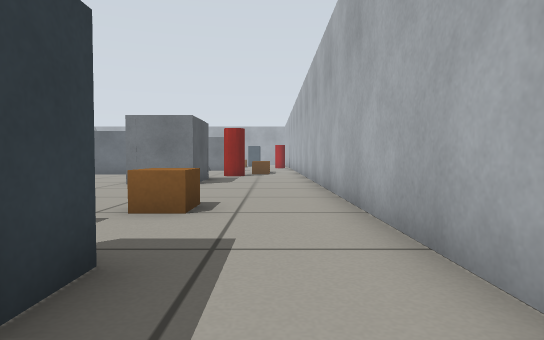
view 1 (above)

20 first-person views from a walk through a Gazebo world. The camera is 0.39 m above the floor, tilts 2° down and sees 75° across. The floor is counted in squares, 0.5 m on a side. Each view is taken from the middle of a square. On the plan, view 1 faces up. The plan holds only what a view shows up to about 11 squares ahead; the rest is blank.

view 2
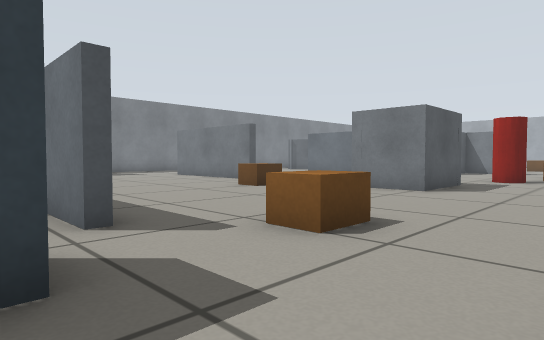

view 3
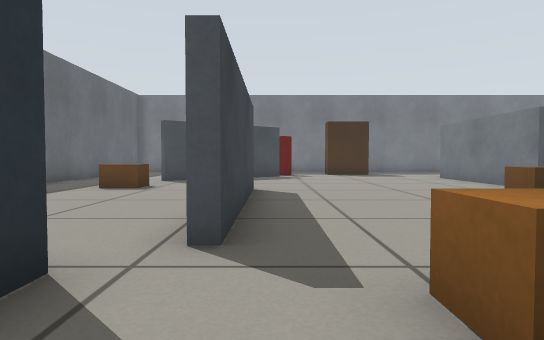

view 4
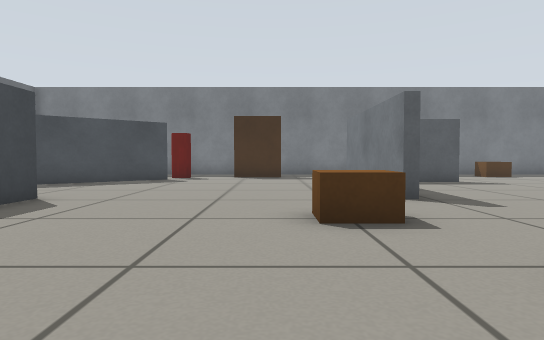

view 5
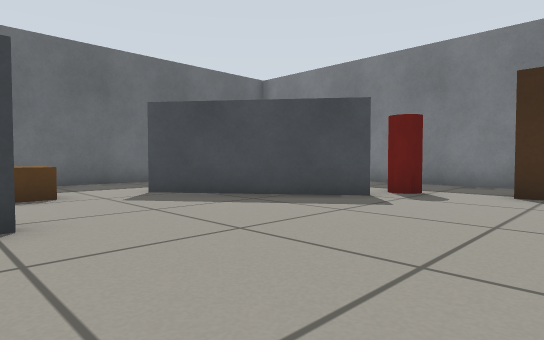

view 6
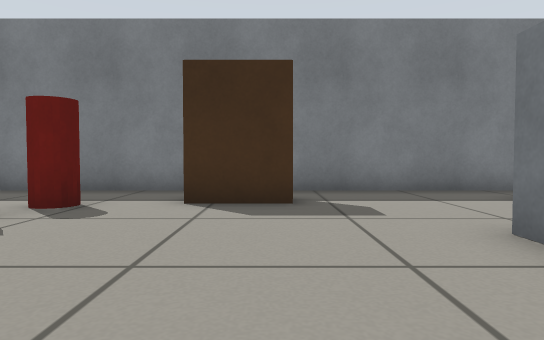

view 7
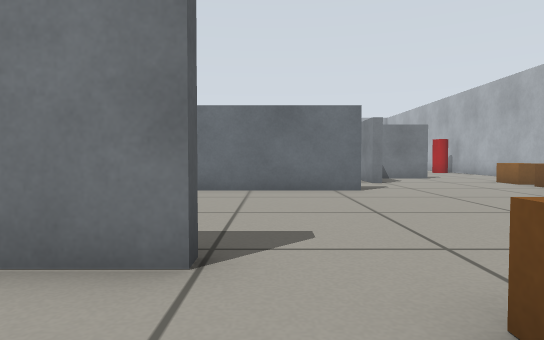

view 8
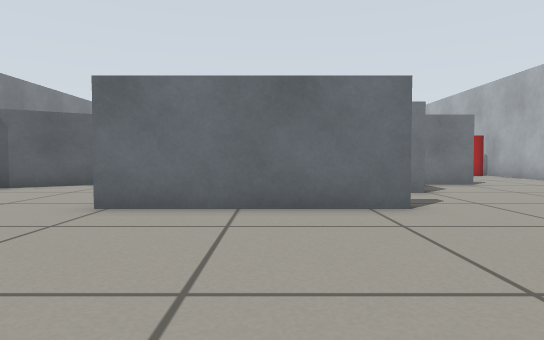

view 9
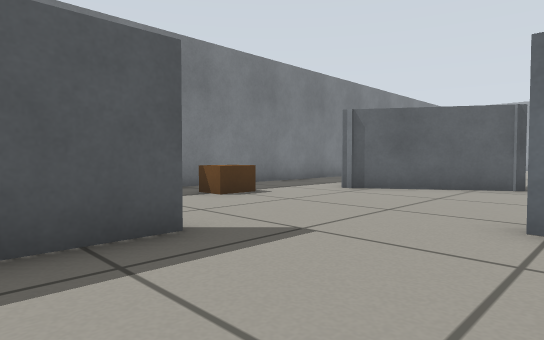

view 10
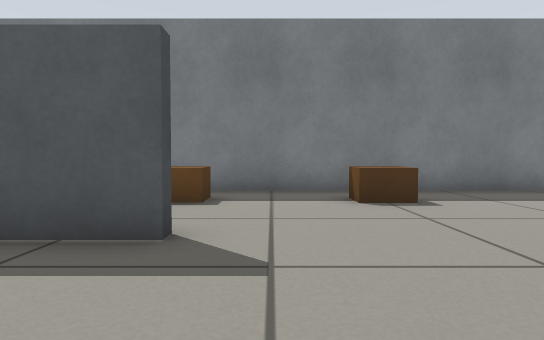

view 11
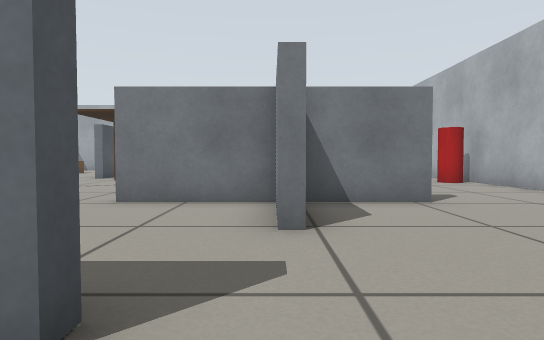

view 12
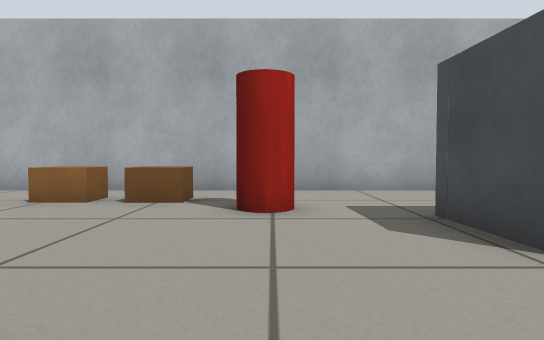

view 13
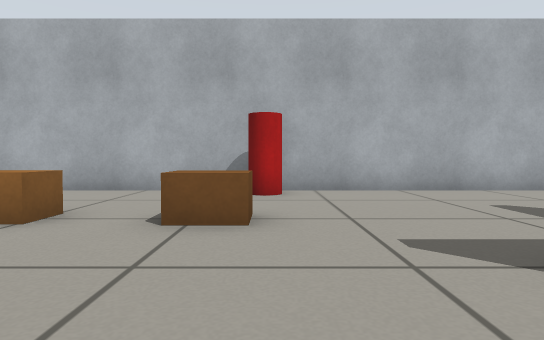

view 14
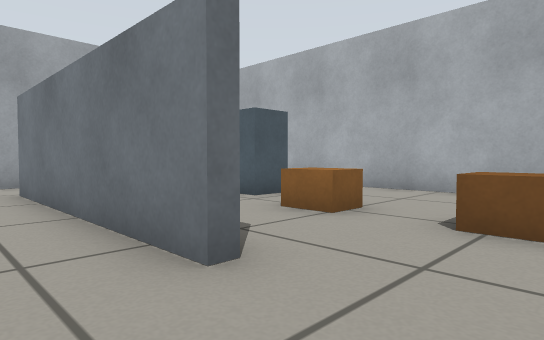

view 15
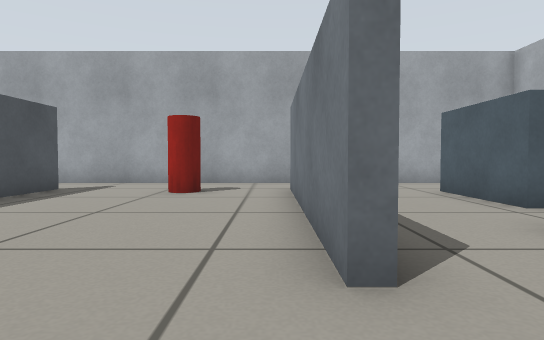

view 16
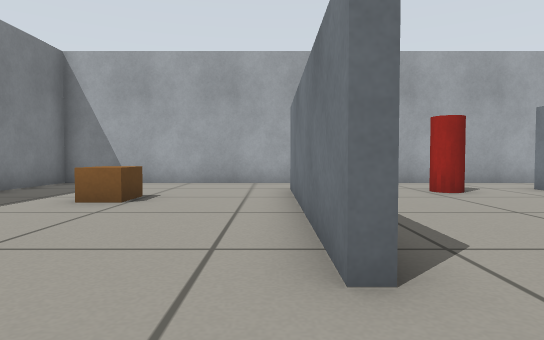

view 17
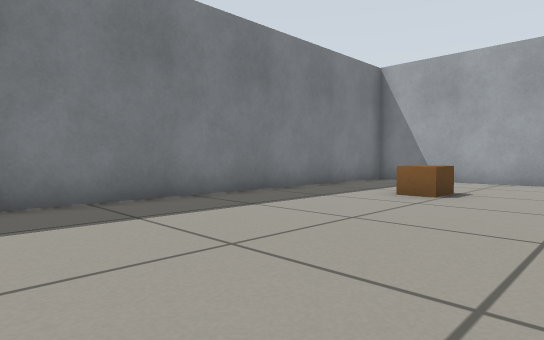

view 18
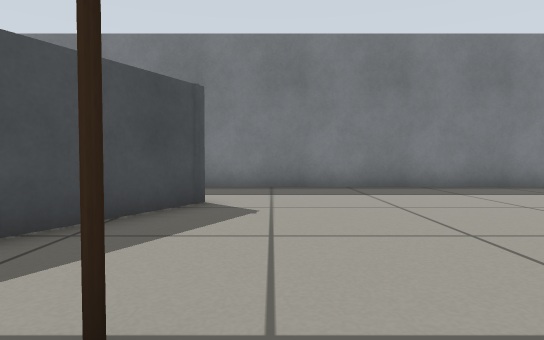

view 19
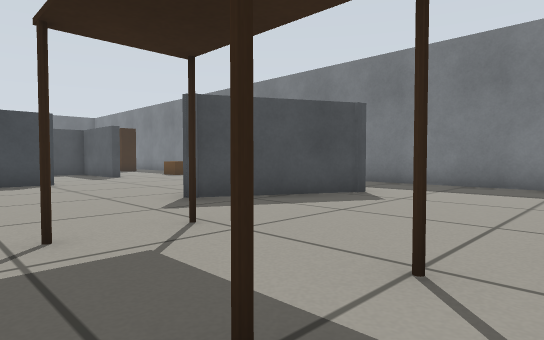

view 20
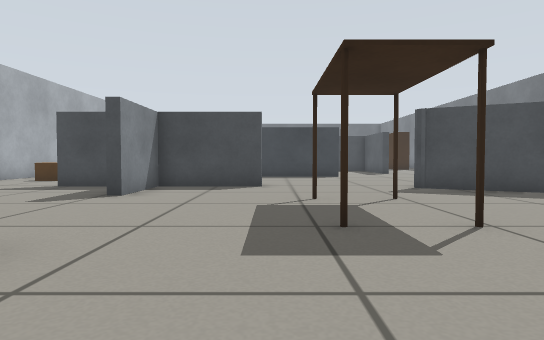

### Floor plan
Points are (right, up) in squares from view 1. A wall is a line through its corners. A room is listed if a view was taken in it or the views show most of it. See-through windows are left out.
Room 1 (views 1, 2, 3, 4, 5, 6, 7, 8, 9, 10, 11, 12, 13, 14, 15, 16, 17, 18, 19, 20)
walls: (-5.9, 16.8) (-5.9, 16.4) (-10.8, 16.4); (-10.8, 16.7) (-9.4, 16.7); (-4.9, 18.8) (-4.9, 20.5); (-4.2, 12.7) (-2.3, 12.8) (-2.3, 10.3) (-4.3, 10.2); (-7.8, 21.5) (-4.9, 21.5) (-4.9, 23.9); (-8.5, 10.4) (-13.6, 10.4); (-13.3, 14) (-13.3, 12.4); (-4.9, 21.2) (-7.8, 21.2); (-3.6, 21.5) (-2.1, 21.5); (-2.1, 21.2) (-4.5, 21.2); (-15.2, 23.9) (-11.7, 22) (-11.7, 21.8) (-15.1, 19.7); (-8.8, 3.6) (-3, 3.6); (-5.1, 28.1) (-5.5, 28.1) (-5.5, 34.8); (-11.1, 28.1) (-11.5, 28.1) (-11.5, 34.4); (-14.6, 4.4) (-11.6, 0.4); (-3, 3.3) (-4.6, 3.3); (-18.3, 6.1) (-18.3, 1.5); (1.4, 1.6) (1.4, 33.2); (-11.2, 34.8) (-11.2, 32.8); (-12.8, -2.8) (-9.6, -2.8); (-3.9, 36.9) (-18.3, 36.9) (-18.3, 8.5); (-0.8, 36.9) (-2.1, 36.9)
ways out: gap at (-15, 4)
objects: cardboard box (-17, 13) to (-16, 14); cardboard box (-17, 17) to (-16, 17); red cylinder (-16, 4) to (-16, 5); other object (-16, 7); other object (-16, 8); cardboard box (-15, 32) to (-15, 33); cardboard box (-10, 0) to (-9, 0); brown pole (-10, 25); brown pole (-10, 27); brown pole (-9, 24); brown pole (-9, 27); red cylinder (-8, 34); cardboard box (-7, 9) to (-6, 9); cardboard box (-3, 27) to (-2, 27); cardboard box (-3, 29) to (-2, 30); cabinet (-2, 0) to (-2, 2); cardboard box (-2, 5) to (-1, 6); pillar (-2, 15) to (-1, 15); cabinet (-2, 32) to (-1, 34); cardboard box (-1, 17) to (0, 17); cardboard box (-1, 18) to (0, 19); red cylinder (0, 26) to (1, 26)

Positions as (right, up) in squares from view 1, and headings:
1: (0, 0), facing up
2: (1, 2), facing up-left
3: (0, 4), facing left
4: (-2, 8), facing left
5: (-8, 8), facing down-left
6: (-10, 8), facing left
7: (-8, 8), facing up
8: (-8, 11), facing up
9: (-10, 12), facing up-left
10: (-10, 15), facing left
11: (-5, 15), facing up
12: (-7, 15), facing right
13: (-7, 26), facing right
14: (-7, 26), facing up-right
15: (-6, 26), facing up
16: (-12, 26), facing up
17: (-12, 25), facing up-left
18: (-9, 25), facing left
19: (-8, 28), facing down-left
20: (-8, 31), facing down
